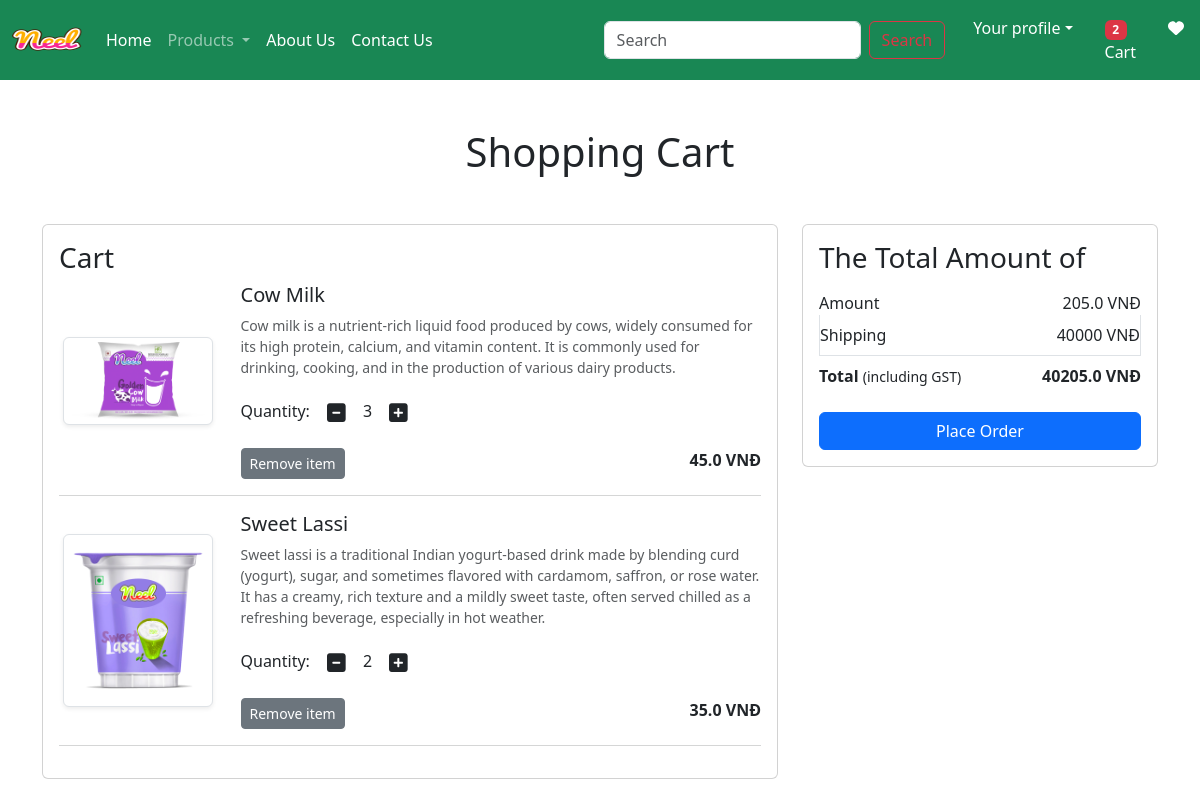
Before: /cart/ (signed in) with the older database file.
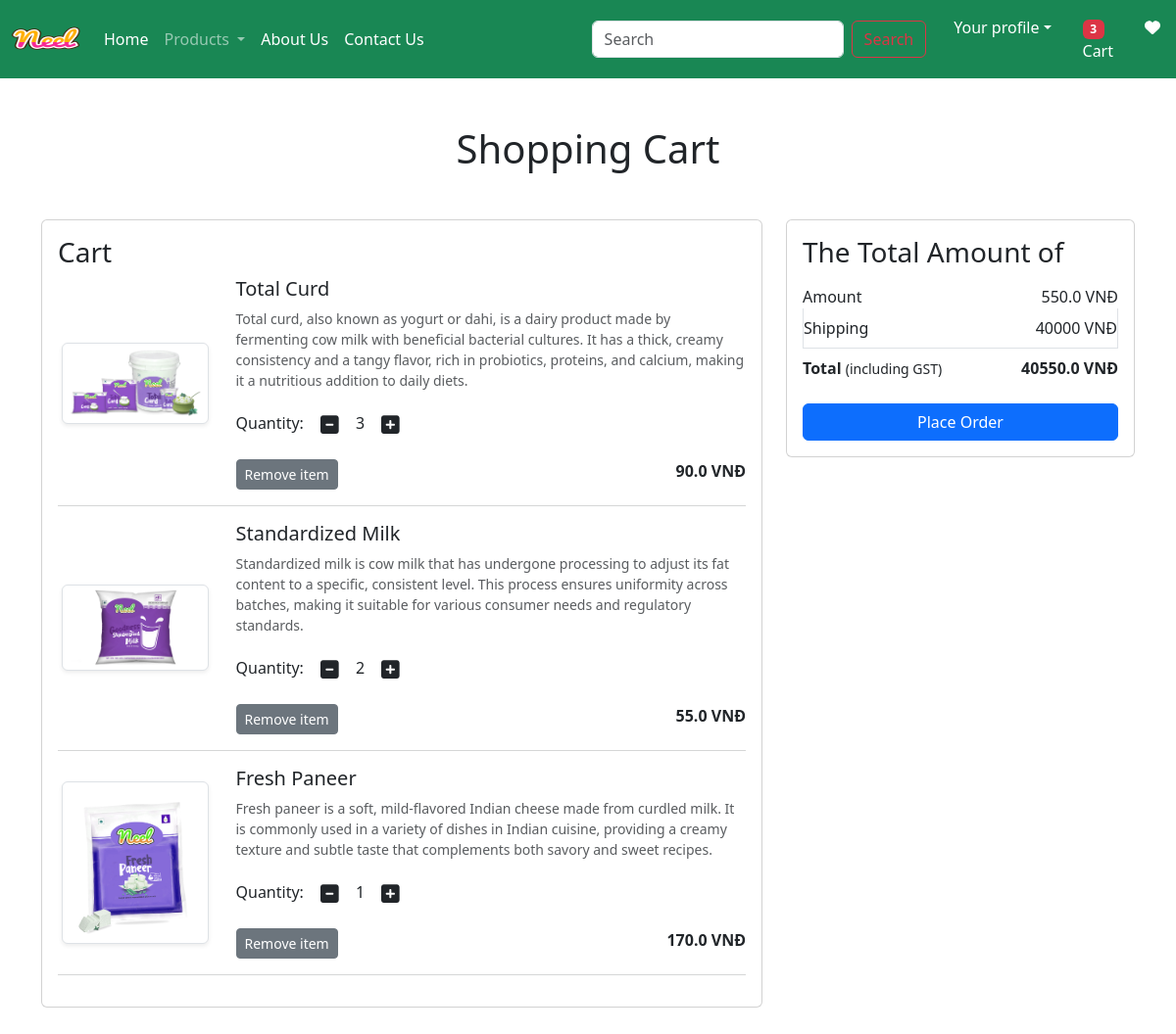
After: the same page with the newer database file.
### app/models.py (models this page shows, shortened)
class Cart(models.Model):
    user = models.ForeignKey(User, on_delete=models.CASCADE)
    product = models.ForeignKey(Product, on_delete=models.CASCADE)
    quantity = models.PositiveIntegerField(default=1)

class Product(models.Model):
  title = models.CharField(max_length=100)
  selling_price = models.FloatField()
  discounted_price = models.FloatField()
  description = models.TextField()
  composition = models.TextField(default="")
  prodapp = models.TextField(default="")
  category = models.CharField(choices=CATEGORY_CHOICES, max_length=2)
  product_image = models.ImageField(upload_to='product')

### app/views.py (the view)
# urls.py: path('cart/', views.show_cart, name = 'showcart'),
@login_required
def show_cart(request):
  totalitem = 0
  wishitem = 0
  if request.user.is_authenticated:
    totalitem = len(Cart.objects.filter(user=request.user))
    wishitem = len(Wishlist.objects.filter(user=request.user))
    user = request.user
    cart = Cart.objects.filter(user=user)
    amount = 0
    for p in cart:
        value = p.quantity * p.product.discounted_price
        amount = amount + value
    totalamount = amount + 40000
    return render(request, 'app/addtocart.html', locals())

### app/templates/app/addtocart.html (shortened to what this page needs)
{% extends 'app/base.html' %}
{% load static %}
{% block main-content %}
<div class="container my-5 cart-items">
    <div class="row">
      {% if cart %}
        <h1 class="text-center mb-5">Shopping Cart</h1>
        <div class="col-sm-8">
          <div class="card">
            <div class="card-body">
              <h3>Cart</h3>
              {% for item in cart %}
                <div class="row">
                  <div class="col-sm-3 text-center align-self-center">
                    <img src="{{ item.product.product_image.url }}" class="img-fluid img-thumbnail shadow-sm" height="150" width="150">
                  </div>
                  <div class="col-sm-9">
                    <h5>{{ item.product.title }}</h5>
                    <p class="mb-2 text-muted small">{{ item.product.description }}</p>
                    <div class="my-3">
                      <label for="quantity">Quantity:</label>
                      <a class="minus-cart btn" pid="{{ item.product.id }}"><i class="fas fa-minus-square fa-lg"></i></a>
                      <span id="quantity">{{ item.quantity }}</span>
                      <a class="plus-cart btn" pid="{{ item.product.id }}"><i class="fas fa-plus-square fa-lg"></i></a>
                    </div>
                    <div class="d-flex justify-content-between">
                      <a href="#" class="remove-cart btn btn-sm btn-secondary mr-3" pid="{{ item.product.id }}">Remove item</a>
                      <p class="mb-0"><strong>{{ item.product.discounted_price }} VNĐ</strong></p>
                    </div>
                  </div>
                </div>
                <hr class="text-muted">
              {% endfor %}
            </div>
          </div>
        </div>
        <div class="col-sm-4">
          <div class="card">
            <div class="card-body">
              <h3>The Total Amount of</h3>
              <ul class="list-group">
                <li class="list-group-item d-flex justify-content-between align-items-center border-0 px-0 pb-0">
                  Amount <span id="amount">{{ amount }} VNĐ</span>
                </li>
                <li class="list-group-item d-flex justify-content-between align-items-center px-0">
                  Shipping <span>40000 VNĐ</span>
                </li>
                <li class="list-group-item d-flex justify-content-between align-items-center border-0 px-0 mb-3">
                  <div>
                    <strong>Total</strong> <small>(including GST)</small>
                  </div>
                  <span id="totalamount"><strong>{{ totalamount }} VNĐ</strong></span>
                </li>
              </ul>
              <div class="d-grid"><a href="{% url 'checkout' %}" class="btn btn-primary">Place Order</a></div>
            </div>
          </div>
        </div>
      {% else %}
        <h1 class="text-center mb-5">Cart is Empty</h1>
      {% endif %}
    </div>
  </div>
{% endblock main-content %}

Changed rows visible on the page:
removed Cart: product.product_image (picture), product "Cow Milk", product.description "Cow milk is a nutrient-rich liquid food produced by cows, widely consumed for its high protein, calcium, and vitamin content. It is commonly used for drinking, cooking, and in the production of various dairy products.", quantity "3", product.discounted_price "45.0"
removed Cart: product.product_image (picture), product "Sweet Lassi", product.description "Sweet lassi is a traditional Indian yogurt-based drink made by blending curd (yogurt), sugar, and sometimes flavored with cardamom, saffron, or rose water. It has a creamy, rich texture and a mildly sweet taste, often served chilled as a refreshing beverage, especially in hot weather.", quantity "2", product.discounted_price "35.0"
added Cart: product.product_image (picture), product "Total Curd", product.description "Total curd, also known as yogurt or dahi, is a dairy product made by fermenting cow milk with beneficial bacterial cultures. It has a thick, creamy consistency and a tangy flavor, rich in probiotics, proteins, and calcium, making it a nutritious addition to daily diets.", quantity "3", product.discounted_price "90.0"
added Cart: product.product_image (picture), product "Standardized Milk", product.description "Standardized milk is cow milk that has undergone processing to adjust its fat content to a specific, consistent level. This process ensures uniformity across batches, making it suitable for various consumer needs and regulatory standards.", quantity "2", product.discounted_price "55.0"
added Cart: product.product_image (picture), product "Fresh Paneer", product.description "Fresh paneer is a soft, mild-flavored Indian cheese made from curdled milk. It is commonly used in a variety of dishes in Indian cuisine, providing a creamy texture and subtle taste that complements both savory and sweet recipes.", quantity "1", product.discounted_price "170.0"
Other visible differences:
{{ totalitem }}: "2" → "3"
{{ amount }}: "205.0" → "550.0"
{{ totalamount }}: "40205.0" → "40550.0"
